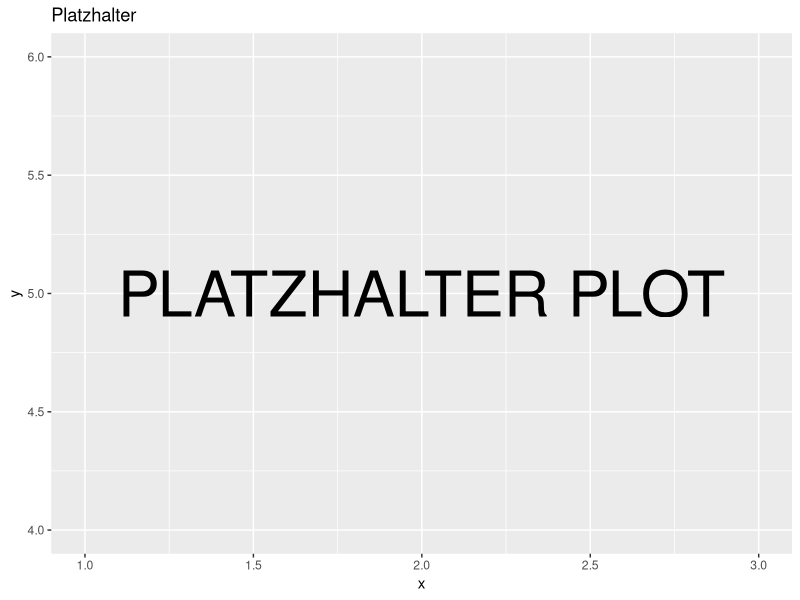

Write R code to recreate this figure.
library(ggplot2)

TS_GREEN <- "#b5c948"
RED <- "#D81B60"
cols_4 <- c(TS_GREEN, "#3E3D3C", "#1E88E5", RED)
PAL_AMPEL <- c(TS_GREEN, "#FFFF00", RED)

#hcl.pals(type = "diverging")
#scales::show_col(hcl.colors(6, "Purple-Green"))
cols_6 <- hcl.colors(6, "Purple-Green")
COLS_6 <- c('#8c510a','#d8b365','#f6e8c3','#c7eae5','#5ab4ac','#01665e')

theme_ts <- ggplot2::theme_minimal(base_size = 14,
                                   base_family = "Atkinson Hyperlegible") +
  ggplot2::theme(
    legend.position = "top",
    plot.title = element_text(
      face = "bold",
      size = 16,
      colour = "black"
    ),
    plot.title.position = "plot"
  )


PLACEHOLDER_PLOT <-
  ggplot(tibble::tibble(x = 1:3, y = 4:6), aes(x = x, y = y)) +
  geom_blank() +
  annotate(
    "text",
    x = 2,
    y = 5,
    label = "PLATZHALTER PLOT",
    size = 16
  ) +
  labs(title = "Platzhalter")
